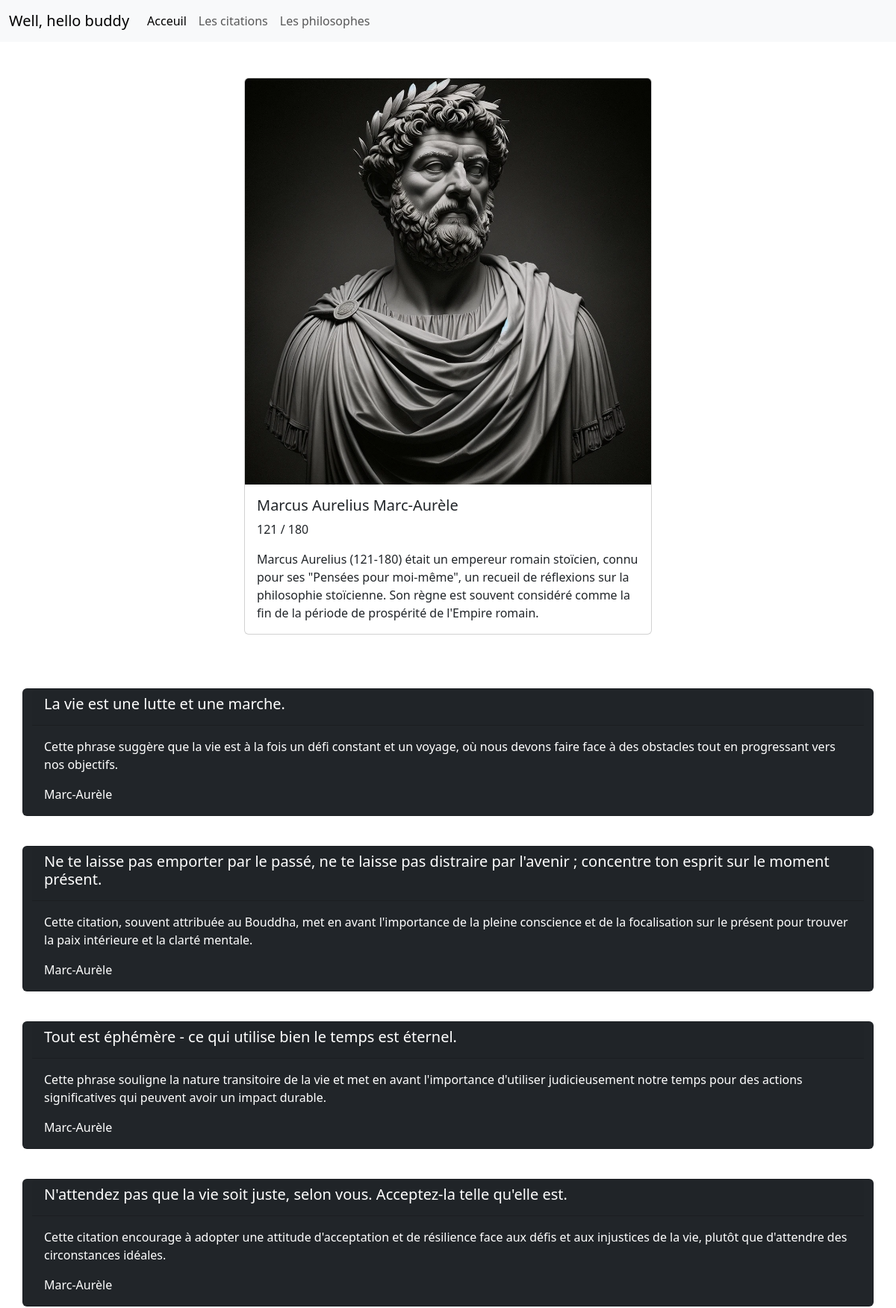
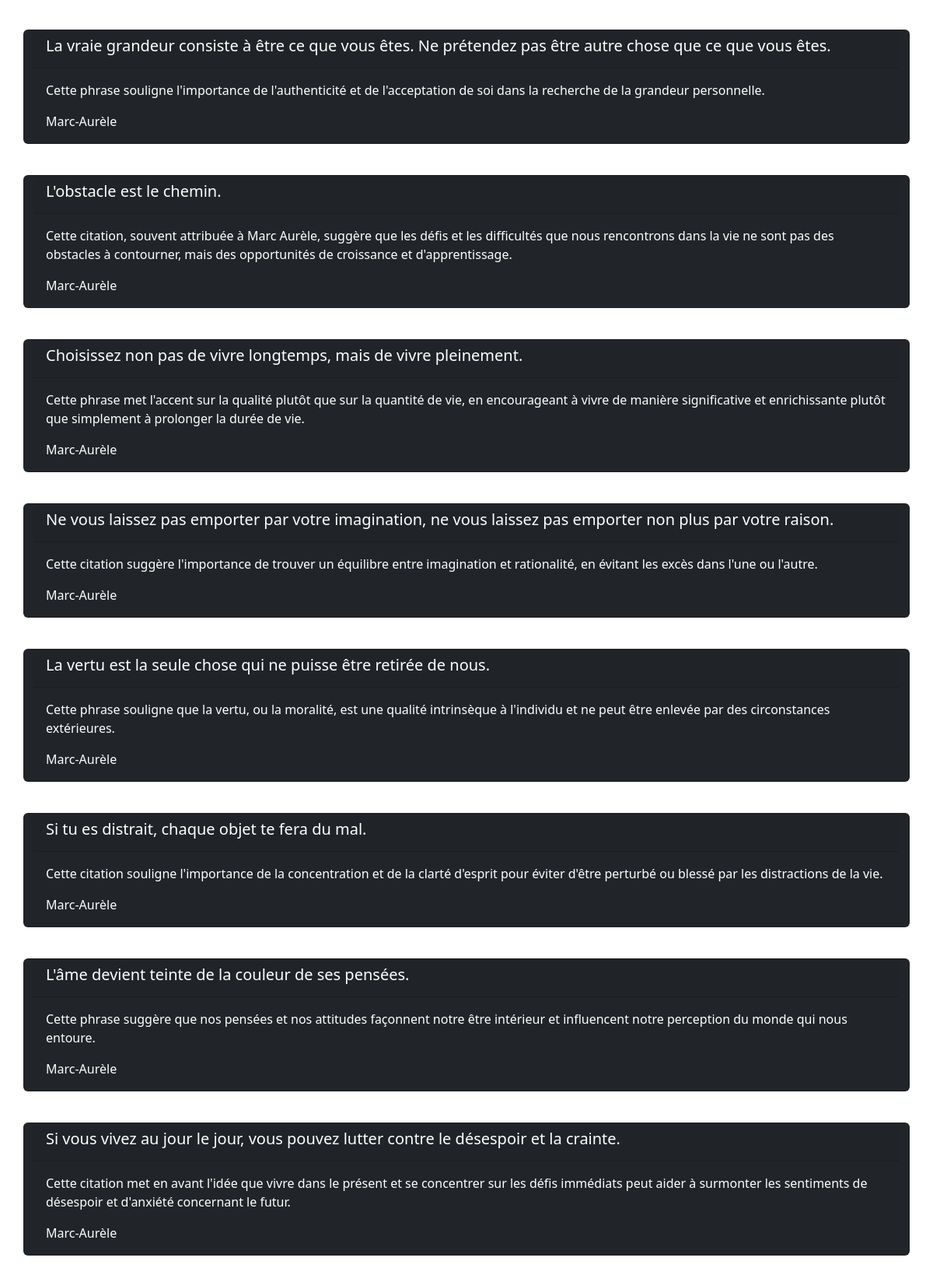
Screenshot of /detail.php?id=3 (upper part) with the database file from the repository (2 pictures, top to bottom).
### tables this page shows
CREATE TABLE IF NOT EXISTS `auteur` (
  `id_auteur` int NOT NULL AUTO_INCREMENT,
  `nom` varchar(70) DEFAULT NULL,
  `prenom` varchar(25) NOT NULL,
  `description` text NOT NULL,
  `biographie` text NOT NULL,
  `date_start` varchar(7) DEFAULT NULL,
  `date_end` varchar(10) DEFAULT NULL,
  `photo` varchar(50) DEFAULT NULL,
  PRIMARY KEY (`id_auteur`)
);

CREATE TABLE IF NOT EXISTS `citations` (
  `id_citations` int NOT NULL AUTO_INCREMENT,
  `citation` varchar(255) DEFAULT NULL,
  `explication` text NOT NULL,
  `année` date DEFAULT NULL,
  `id_auteur` int DEFAULT NULL,
  PRIMARY KEY (`id_citations`),
  KEY `id_auteur` (`id_auteur`)
);

### templates/details.html.php (the view, shortened to what this page needs)
<!DOCTYPE html>
<html lang="en">
<head>
    <link href="https://cdn.jsdelivr.net/npm/bootstrap@5.3.3/dist/css/bootstrap.min.css" rel="stylesheet">
</head>
<body>
    <?php require 'templates/inc.top.html.php' ?>
    <div class="container">
        <div class="row justify-content-center">
            <div class="col-12 col-md-6 my-5">
                <div class="card">
                    <img src="<?= $resultat_auteur['photo'] ?>" class="card-img-top" alt="...">
                    <div class="card-body">
                        <h5 class="card-title"><?= $resultat_auteur['prenom'] . ' ' . $resultat_auteur['nom'] ?></h5>
                        <p class="font-weight-bold"><?= $resultat_auteur['date_start'] . ' ' . '/' . ' ' . $resultat_auteur['date_end'] ?></p>
                        <p class="card-text"><?= $resultat_auteur['description'] ?></p>
                    </div>
                </div>
            </div>
            <?php foreach ($resultats_citations as $citations) : ?>
                <div class="card text-bg-dark mb-3 my-4">
                    <div class="card-header">
                        <h5 class="card-title"><?= $citations['citation'] ?></h5>
                    </div>
                    <div class="card-body">
                        <p class="card-text"><?= $citations['explication'] ?></p>
                        <p class="card-text"><?= $resultat_auteur['nom'] ?></p>
                    </div>
                </div>
            <?php endforeach ?>
        </div>
    </div>
</body>
</html>

### rows the page displays
auteur: photo (picture), prenom "Marcus Aurelius", nom "Marc-Aurèle", date_start "121", date_end "180", description "Marcus Aurelius (121-180) était un empereur romain stoïcien, connu pour ses \"Pensées pour moi-même\", un recueil de réflexions sur la philosophie stoïcienne. Son règne est souvent considéré comme la fin de la période de prospérité de l'Empire romain."
citations: citation "La vie est une lutte et une marche.", explication "Cette phrase suggère que la vie est à la fois un défi constant et un voyage, où nous devons faire face à des obstacles tout en progressant vers nos objectifs.", id_auteur.nom "Marc-Aurèle"
citations: citation "Ne te laisse pas emporter par le passé, ne te laisse pas distraire par l'avenir ; concentre ton esprit sur le moment présent.", explication "Cette citation, souvent attribuée au Bouddha, met en avant l'importance de la pleine conscience et de la focalisation sur le présent pour trouver la paix intérieure et la clarté mentale.", id_auteur.nom "Marc-Aurèle"
citations: citation "Tout est éphémère - ce qui utilise bien le temps est éternel.", explication "Cette phrase souligne la nature transitoire de la vie et met en avant l'importance d'utiliser judicieusement notre temps pour des actions significatives qui peuvent avoir un impact durable.", id_auteur.nom "Marc-Aurèle"
citations: citation "N'attendez pas que la vie soit juste, selon vous. Acceptez-la telle qu'elle est.", explication "Cette citation encourage à adopter une attitude d'acceptation et de résilience face aux défis et aux injustices de la vie, plutôt que d'attendre des circonstances idéales.", id_auteur.nom "Marc-Aurèle"
citations: citation "La vraie grandeur consiste à être ce que vous êtes. Ne prétendez pas être autre chose que ce que vous êtes.", explication "Cette phrase souligne l'importance de l'authenticité et de l'acceptation de soi dans la recherche de la grandeur personnelle.", id_auteur.nom "Marc-Aurèle"
citations: citation "L'obstacle est le chemin.", explication "Cette citation, souvent attribuée à Marc Aurèle, suggère que les défis et les difficultés que nous rencontrons dans la vie ne sont pas des obstacles à contourner, mais des opportunités de croissance et d'apprentissage.", id_auteur.nom "Marc-Aurèle"
citations: citation "Choisissez non pas de vivre longtemps, mais de vivre pleinement.", explication "Cette phrase met l'accent sur la qualité plutôt que sur la quantité de vie, en encourageant à vivre de manière significative et enrichissante plutôt que simplement à prolonger la durée de vie.", id_auteur.nom "Marc-Aurèle"
citations: citation "Ne vous laissez pas emporter par votre imagination, ne vous laissez pas emporter non plus par votre raison.", explication "Cette citation suggère l'importance de trouver un équilibre entre imagination et rationalité, en évitant les excès dans l'une ou l'autre.", id_auteur.nom "Marc-Aurèle"
citations: citation "La vertu est la seule chose qui ne puisse être retirée de nous.", explication "Cette phrase souligne que la vertu, ou la moralité, est une qualité intrinsèque à l'individu et ne peut être enlevée par des circonstances extérieures.", id_auteur.nom "Marc-Aurèle"
citations: citation "Si tu es distrait, chaque objet te fera du mal.", explication "Cette citation souligne l'importance de la concentration et de la clarté d'esprit pour éviter d'être perturbé ou blessé par les distractions de la vie.", id_auteur.nom "Marc-Aurèle"
citations: citation "L'âme devient teinte de la couleur de ses pensées.", explication "Cette phrase suggère que nos pensées et nos attitudes façonnent notre être intérieur et influencent notre perception du monde qui nous entoure.", id_auteur.nom "Marc-Aurèle"
citations: citation "Si vous vivez au jour le jour, vous pouvez lutter contre le désespoir et la crainte.", explication "Cette citation met en avant l'idée que vivre dans le présent et se concentrer sur les défis immédiats peut aider à surmonter les sentiments de désespoir et d'anxiété concernant le futur.", id_auteur.nom "Marc-Aurèle"
